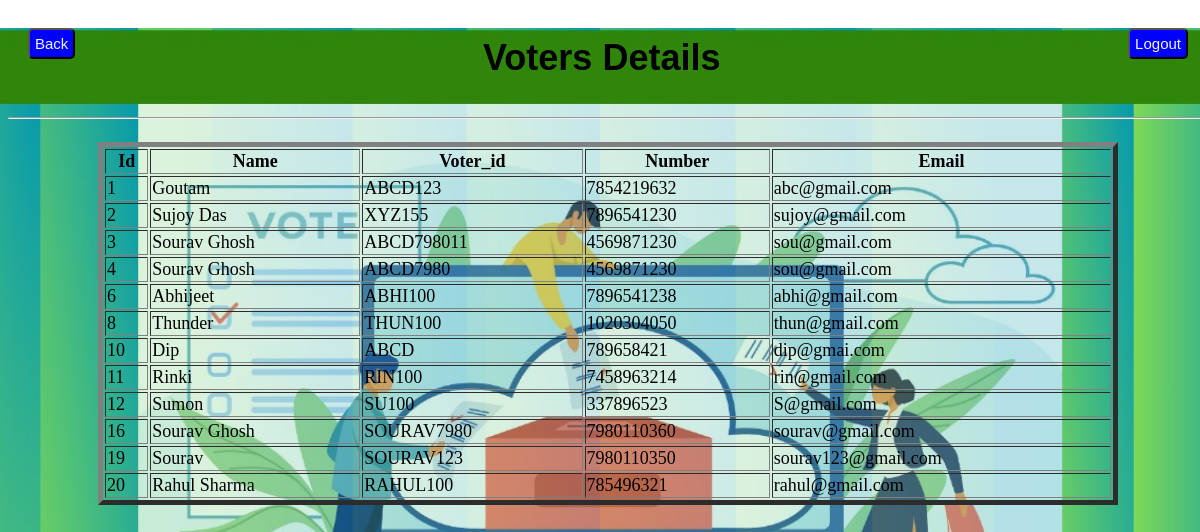
/Routes/voter.php, run on an earlier commit of the app's database.
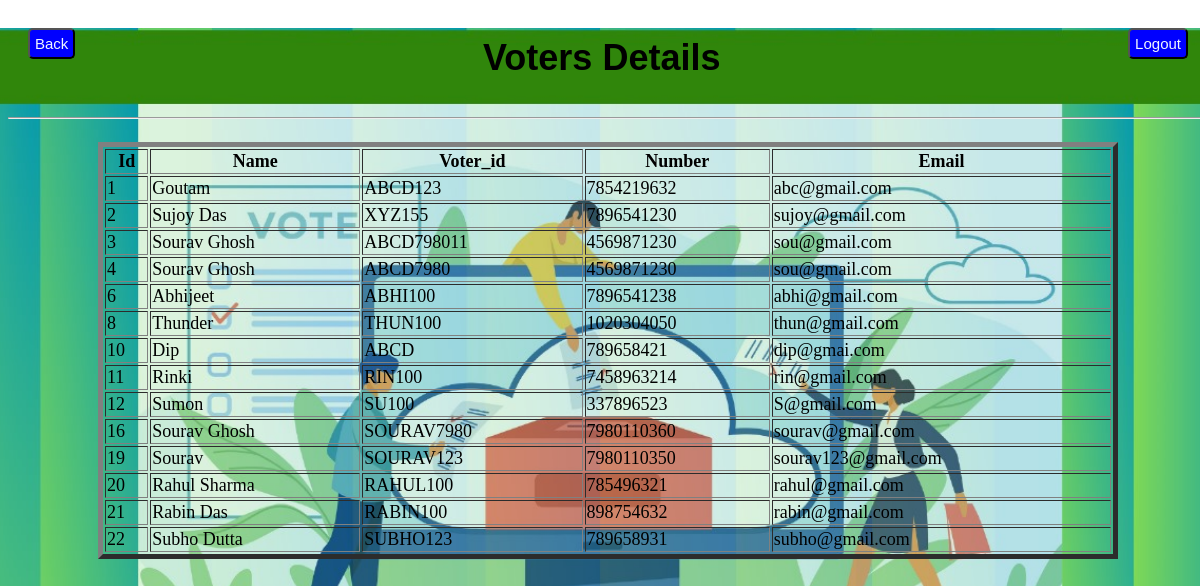
And on a later commit of the database.
### tables this page shows
CREATE TABLE `voters` (
  `Sno` int(11) NOT NULL,
  `Name` text NOT NULL,
  `Voter_id` varchar(15) NOT NULL,
  `number` bigint(10) NOT NULL,
  `Email` varchar(20) NOT NULL,
  `password` varchar(15) NOT NULL,
  `photo` varchar(255) NOT NULL,
  `role` int(1) NOT NULL,
  `status` varchar(10) NOT NULL
);

### Routes/voter.php (the view, shortened to what this page needs)
<?php
    include "_dbconnect.php";
    $sql="SELECT * FROM `voters` ";
    $result=mysqli_query($connect, $sql);
?>
<!DOCTYPE html>
<html lang="en">
<head>
    <link rel="stylesheet" href="../CSS/voter.css">
</head>
<body>
<div id="mainSection">
        <center>
    <div id="headerSection">
        <a href="DASHBOARD.html"><button id="backbtn">Back</button></a>
        <a href="logout.php"><button id="logoutbtn">Logout</button></a>
        <h1>Voters Details</h1>
    </div>
    </center>
    <hr>
</div>
<div id="container">
    <center>
    <table border='5' height=300 width=85%>
        <tr>
            <h2>
            <th>Id</th>
            <th>Name</th>
            <th>Voter_id</th>
            <th>Number</th>
            <th>Email</th>
            </h2>
        </tr>
    </center>
        <?php
            if($result){
                while($row=mysqli_fetch_assoc($result)){
                    echo "
                    <tr>
                        <td>$row[Sno]</td>
                        <td>$row[Name]</td>
                        <td>$row[Voter_id]</td>
                        <td>$row[number]</td>
                        <td>$row[Email]</td>
                    </tr>";
                }
            }
        ?>
        </div>
</body>
</html>

What changed in the data, as far as the page shows it:
added voters: Sno "21", Name "Rabin Das", Voter "RABIN100", number "898754632", Email "rabin@gmail.com"
added voters: Sno "22", Name "Subho Dutta", Voter "SUBHO123", number "789658931", Email "subho@gmail.com"
